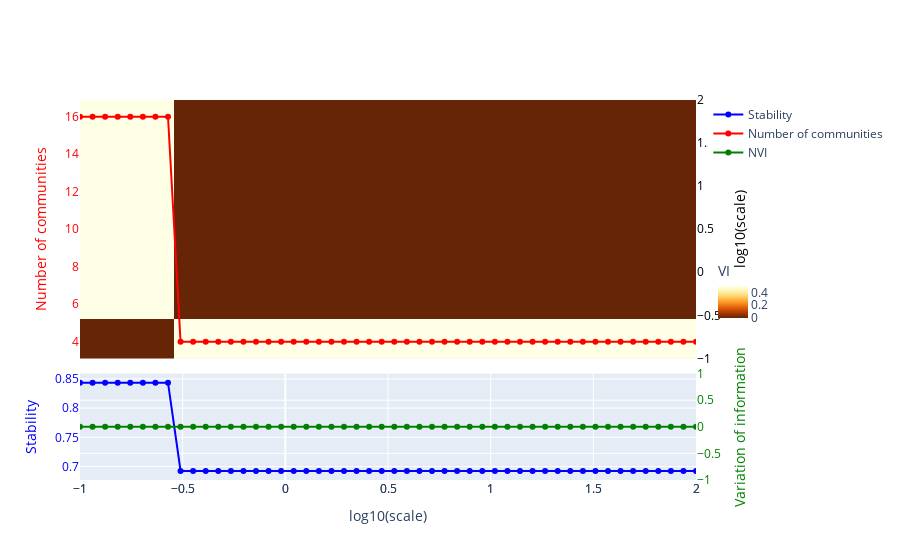

Here is the notebook cell this chart was saved with:
### Code cell
plotting.plot_scan(results_hypergraph_ew, use_plotly=True)

### Figure 1 — Plotly figure (JSON) as saved in the notebook; plotly's stock layout.template omitted (floating-point values rounded to 4 significant figures; data arrays with more than 128 entries replaced by an {"elided": "..."} marker saying what was removed)
{"data": [{"hovertemplate": "<b>scale</b>: %{x:.2f}, <br>%{text}<extra></extra>", "marker": {"color": "blue"}, "mode": "lines+markers", "name": "Stability", "text": ["Number of communities: 16, <br> Stability: 0.844,\n        <br> Normalised Variation Information: 0.0, <br> Index: 0", "Number of communities: 16, <br> Stability: 0.844,\n        <br> Normalised Variation Information: 0.0, <br> Index: 1", "Number of communities: 16, <br> Stability: 0.844,\n        <br> Normalised Variation Information: 0.0, <br> Index: 2", "Number of communities: 16, <br> Stability: 0.844,\n        <br> Normalised Variation Information: 0.0, <br> Index: 3", "Number of communities: 16, <br> Stability: 0.844,\n        <br> Normalised Variation Information: 0.0, <br> Index: 4", "Number of communities: 16, <br> Stability: 0.844,\n        <br> Normalised Variation Information: 0.0, <br> Index: 5", "Number of communities: 16, <br> Stability: 0.844,\n        <br> Normalised Variation Information: 0.0, <br> Index: 6", "Number of communities: 16, <br> Stability: 0.844,\n        <br> Normalised Variation Information: 0.0, <br> Index: 7", "Number of communities: 4, <br> Stability: 0.692,\n        <br> Normalised Variation Information: 0.0, <br> Index: 8", "Number of communities: 4, <br> Stability: 0.692,\n        <br> Normalised Variation Information: 0.0, <br> Index: 9", "Number of communities: 4, <br> Stability: 0.692,\n        <br> Normalised Variation Information: 0.0, <br> Index: 10", "Number of communities: 4, <br> Stability: 0.692,\n        <br> Normalised Variation Information: 0.0, <br> Index: 11", "Number of communities: 4, <br> Stability: 0.692,\n        <br> Normalised Variation Information: 0.0, <br> Index: 12", "Number of communities: 4, <br> Stability: 0.692,\n        <br> Normalised Variation Information: 0.0, <br> Index: 13", "Number of communities: 4, <br> Stability: 0.692,\n        <br> Normalised Variation Information: 0.0, <br> Index: 14", "Number of communities: 4, <br> Stability: 0.692,\n        <br> Normalised Variation Information: 0.0, <br> Index: 15", "Number of communities: 4, <br> Stability: 0.692,\n        <br> Normalised Variation Information: 0.0, <br> Index: 16", "Number of communities: 4, <br> Stability: 0.692,\n        <br> Normalised Variation Information: 0.0, <br> Index: 17", "Number of communities: 4, <br> Stability: 0.692,\n        <br> Normalised Variation Information: 0.0, <br> Index: 18", "Number of communities: 4, <br> Stability: 0.692,\n        <br> Normalised Variation Information: 0.0, <br> Index: 19", "Number of communities: 4, <br> Stability: 0.692,\n        <br> Normalised Variation Information: 0.0, <br> Index: 20", "Number of communities: 4, <br> Stability: 0.692,\n        <br> Normalised Variation Information: 0.0, <br> Index: 21", "Number of communities: 4, <br> Stability: 0.692,\n        <br> Normalised Variation Information: 0.0, <br> Index: 22", "Number of communities: 4, <br> Stability: 0.692,\n        <br> Normalised Variation Information: 0.0, <br> Index: 23", "Number of communities: 4, <br> Stability: 0.692,\n        <br> Normalised Variation Information: 0.0, <br> Index: 24", "Number of communities: 4, <br> Stability: 0.692,\n        <br> Normalised Variation Information: 0.0, <br> Index: 25", "Number of communities: 4, <br> Stability: 0.692,\n        <br> Normalised Variation Information: 0.0, <br> Index: 26", "Number of communities: 4, <br> Stability: 0.692,\n        <br> Normalised Variation Information: 0.0, <br> Index: 27", "Number of communities: 4, <br> Stability: 0.692,\n        <br> Normalised Variation Information: 0.0, <br> Index: 28", "Number of communities: 4, <br> Stability: 0.692,\n        <br> Normalised Variation Information: 0.0, <br> Index: 29", "Number of communities: 4, <br> Stability: 0.692,\n        <br> Normalised Variation Information: 0.0, <br> Index: 30", "Number of communities: 4, <br> Stability: 0.692,\n        <br> Normalised Variation Information: 0.0, <br> Index: 31", "Number of communities: 4, <br> Stability: 0.692,\n        <br> Normalised Variation Information: 0.0, <br> Index: 32", "Number of communities: 4, <br> Stability: 0.692,\n        <br> Normalised Variation Information: 0.0, <br> Index: 33", "Number of communities: 4, <br> Stability: 0.692,\n        <br> Normalised Variation Information: 0.0, <br> Index: 34", "Number of communities: 4, <br> Stability: 0.692,\n        <br> Normalised Variation Information: 0.0, <br> Index: 35", "Number of communities: 4, <br> Stability: 0.692,\n        <br> Normalised Variation Information: 0.0, <br> Index: 36", "Number of communities: 4, <br> Stability: 0.692,\n        <br> Normalised Variation Information: 0.0, <br> Index: 37", "Number of communities: 4, <br> Stability: 0.692,\n        <br> Normalised Variation Information: 0.0, <br> Index: 38", "Number of communities: 4, <br> Stability: 0.692,\n        <br> Normalised Variation Information: 0.0, <br> Index: 39", "Number of communities: 4, <br> Stability: 0.692,\n        <br> Normalised Variation Information: 0.0, <br> Index: 40", "Number of communities: 4, <br> Stability: 0.692,\n        <br> Normalised Variation Information: 0.0, <br> Index: 41", "Number of communities: 4, <br> Stability: 0.692,\n        <br> Normalised Variation Information: 0.0, <br> Index: 42", "Number of communities: 4, <br> Stability: 0.692,\n        <br> Normalised Variation Information: 0.0, <br> Index: 43", "Number of communities: 4, <br> Stability: 0.692,\n        <br> Normalised Variation Information: 0.0, <br> Index: 44", "Number of communities: 4, <br> Stability: 0.692,\n        <br> Normalised Variation Information: 0.0, <br> Index: 45", "Number of communities: 4, <br> Stability: 0.692,\n        <br> Normalised Variation Information: 0.0, <br> Index: 46", "Number of communities: 4, <br> Stability: 0.692,\n        <br> Normalised Variation Information: 0.0, <br> Index: 47", "Number of communities: 4, <br> Stability: 0.692,\n        <br> Normalised Variation Information: 0.0, <br> Index: 48", "Number of communities: 4, <br> Stability: 0.692,\n        <br> Normalised Variation Information: 0.0, <br> Index: 49"], "type": "scatter", "x": [-1, -0.9388, -0.8776, -0.8163, -0.7551, -0.6939, -0.6327, -0.5714, -0.5102, -0.449, -0.3878, -0.3265, -0.2653, -0.2041, -0.1429, -0.08163, -0.02041, 0.04082, 0.102, 0.1633, 0.2245, 0.2857, 0.3469, 0.4082, 0.4694, 0.5306, 0.5918, 0.6531, 0.7143, 0.7755, 0.8367, 0.898, 0.9592, 1.02, 1.082, 1.143, 1.204, 1.265, 1.327, 1.388, 1.449, 1.51, 1.571, 1.633, 1.694, 1.755, 1.816, 1.878, 1.939, 2], "y": [0.8435, 0.8435, 0.8435, 0.8435, 0.8435, 0.8435, 0.8435, 0.8435, 0.6925, 0.6925, 0.6925, 0.6925, 0.6925, 0.6925, 0.6925, 0.6925, 0.6925, 0.6925, 0.6925, 0.6925, 0.6925, 0.6925, 0.6925, 0.6925, 0.6925, 0.6925, 0.6925, 0.6925, 0.6925, 0.6925, 0.6925, 0.6925, 0.6925, 0.6925, 0.6925, 0.6925, 0.6925, 0.6925, 0.6925, 0.6925, 0.6925, 0.6925, 0.6925, 0.6925, 0.6925, 0.6925, 0.6925, 0.6925, 0.6925, 0.6925]}, {"hovertemplate": "<b>scale</b>: %{x:.2f}, <br>%{text}<extra></extra>", "marker": {"color": "red"}, "mode": "lines+markers", "name": "Number of communities", "text": ["Number of communities: 16, <br> Stability: 0.844,\n        <br> Normalised Variation Information: 0.0, <br> Index: 0", "Number of communities: 16, <br> Stability: 0.844,\n        <br> Normalised Variation Information: 0.0, <br> Index: 1", "Number of communities: 16, <br> Stability: 0.844,\n        <br> Normalised Variation Information: 0.0, <br> Index: 2", "Number of communities: 16, <br> Stability: 0.844,\n        <br> Normalised Variation Information: 0.0, <br> Index: 3", "Number of communities: 16, <br> Stability: 0.844,\n        <br> Normalised Variation Information: 0.0, <br> Index: 4", "Number of communities: 16, <br> Stability: 0.844,\n        <br> Normalised Variation Information: 0.0, <br> Index: 5", "Number of communities: 16, <br> Stability: 0.844,\n        <br> Normalised Variation Information: 0.0, <br> Index: 6", "Number of communities: 16, <br> Stability: 0.844,\n        <br> Normalised Variation Information: 0.0, <br> Index: 7", "Number of communities: 4, <br> Stability: 0.692,\n        <br> Normalised Variation Information: 0.0, <br> Index: 8", "Number of communities: 4, <br> Stability: 0.692,\n        <br> Normalised Variation Information: 0.0, <br> Index: 9", "Number of communities: 4, <br> Stability: 0.692,\n        <br> Normalised Variation Information: 0.0, <br> Index: 10", "Number of communities: 4, <br> Stability: 0.692,\n        <br> Normalised Variation Information: 0.0, <br> Index: 11", "Number of communities: 4, <br> Stability: 0.692,\n        <br> Normalised Variation Information: 0.0, <br> Index: 12", "Number of communities: 4, <br> Stability: 0.692,\n        <br> Normalised Variation Information: 0.0, <br> Index: 13", "Number of communities: 4, <br> Stability: 0.692,\n        <br> Normalised Variation Information: 0.0, <br> Index: 14", "Number of communities: 4, <br> Stability: 0.692,\n        <br> Normalised Variation Information: 0.0, <br> Index: 15", "Number of communities: 4, <br> Stability: 0.692,\n        <br> Normalised Variation Information: 0.0, <br> Index: 16", "Number of communities: 4, <br> Stability: 0.692,\n        <br> Normalised Variation Information: 0.0, <br> Index: 17", "Number of communities: 4, <br> Stability: 0.692,\n        <br> Normalised Variation Information: 0.0, <br> Index: 18", "Number of communities: 4, <br> Stability: 0.692,\n        <br> Normalised Variation Information: 0.0, <br> Index: 19", "Number of communities: 4, <br> Stability: 0.692,\n        <br> Normalised Variation Information: 0.0, <br> Index: 20", "Number of communities: 4, <br> Stability: 0.692,\n        <br> Normalised Variation Information: 0.0, <br> Index: 21", "Number of communities: 4, <br> Stability: 0.692,\n        <br> Normalised Variation Information: 0.0, <br> Index: 22", "Number of communities: 4, <br> Stability: 0.692,\n        <br> Normalised Variation Information: 0.0, <br> Index: 23", "Number of communities: 4, <br> Stability: 0.692,\n        <br> Normalised Variation Information: 0.0, <br> Index: 24", "Number of communities: 4, <br> Stability: 0.692,\n        <br> Normalised Variation Information: 0.0, <br> Index: 25", "Number of communities: 4, <br> Stability: 0.692,\n        <br> Normalised Variation Information: 0.0, <br> Index: 26", "Number of communities: 4, <br> Stability: 0.692,\n        <br> Normalised Variation Information: 0.0, <br> Index: 27", "Number of communities: 4, <br> Stability: 0.692,\n        <br> Normalised Variation Information: 0.0, <br> Index: 28", "Number of communities: 4, <br> Stability: 0.692,\n        <br> Normalised Variation Information: 0.0, <br> Index: 29", "Number of communities: 4, <br> Stability: 0.692,\n        <br> Normalised Variation Information: 0.0, <br> Index: 30", "Number of communities: 4, <br> Stability: 0.692,\n        <br> Normalised Variation Information: 0.0, <br> Index: 31", "Number of communities: 4, <br> Stability: 0.692,\n        <br> Normalised Variation Information: 0.0, <br> Index: 32", "Number of communities: 4, <br> Stability: 0.692,\n        <br> Normalised Variation Information: 0.0, <br> Index: 33", "Number of communities: 4, <br> Stability: 0.692,\n        <br> Normalised Variation Information: 0.0, <br> Index: 34", "Number of communities: 4, <br> Stability: 0.692,\n        <br> Normalised Variation Information: 0.0, <br> Index: 35", "Number of communities: 4, <br> Stability: 0.692,\n        <br> Normalised Variation Information: 0.0, <br> Index: 36", "Number of communities: 4, <br> Stability: 0.692,\n        <br> Normalised Variation Information: 0.0, <br> Index: 37", "Number of communities: 4, <br> Stability: 0.692,\n        <br> Normalised Variation Information: 0.0, <br> Index: 38", "Number of communities: 4, <br> Stability: 0.692,\n        <br> Normalised Variation Information: 0.0, <br> Index: 39", "Number of communities: 4, <br> Stability: 0.692,\n        <br> Normalised Variation Information: 0.0, <br> Index: 40", "Number of communities: 4, <br> Stability: 0.692,\n        <br> Normalised Variation Information: 0.0, <br> Index: 41", "Number of communities: 4, <br> Stability: 0.692,\n        <br> Normalised Variation Information: 0.0, <br> Index: 42", "Number of communities: 4, <br> Stability: 0.692,\n        <br> Normalised Variation Information: 0.0, <br> Index: 43", "Number of communities: 4, <br> Stability: 0.692,\n        <br> Normalised Variation Information: 0.0, <br> Index: 44", "Number of communities: 4, <br> Stability: 0.692,\n        <br> Normalised Variation Information: 0.0, <br> Index: 45", "Number of communities: 4, <br> Stability: 0.692,\n        <br> Normalised Variation Information: 0.0, <br> Index: 46", "Number of communities: 4, <br> Stability: 0.692,\n        <br> Normalised Variation Information: 0.0, <br> Index: 47", "Number of communities: 4, <br> Stability: 0.692,\n        <br> Normalised Variation Information: 0.0, <br> Index: 48", "Number of communities: 4, <br> Stability: 0.692,\n        <br> Normalised Variation Information: 0.0, <br> Index: 49"], "type": "scatter", "x": [-1, -0.9388, -0.8776, -0.8163, -0.7551, -0.6939, -0.6327, -0.5714, -0.5102, -0.449, -0.3878, -0.3265, -0.2653, -0.2041, -0.1429, -0.08163, -0.02041, 0.04082, 0.102, 0.1633, 0.2245, 0.2857, 0.3469, 0.4082, 0.4694, 0.5306, 0.5918, 0.6531, 0.7143, 0.7755, 0.8367, 0.898, 0.9592, 1.02, 1.082, 1.143, 1.204, 1.265, 1.327, 1.388, 1.449, 1.51, 1.571, 1.633, 1.694, 1.755, 1.816, 1.878, 1.939, 2], "xaxis": "x2", "y": [16, 16, 16, 16, 16, 16, 16, 16, 4, 4, 4, 4, 4, 4, 4, 4, 4, 4, 4, 4, 4, 4, 4, 4, 4, 4, 4, 4, 4, 4, 4, 4, 4, 4, 4, 4, 4, 4, 4, 4, 4, 4, 4, 4, 4, 4, 4, 4, 4, 4], "yaxis": "y4"}, {"hovertemplate": "<b>scale</b>: %{x:.2f}, <br>%{text}<extra></extra>", "marker": {"color": "green"}, "mode": "lines+markers", "name": "NVI", "opacity": 1, "text": ["Number of communities: 16, <br> Stability: 0.844,\n        <br> Normalised Variation Information: 0.0, <br> Index: 0", "Number of communities: 16, <br> Stability: 0.844,\n        <br> Normalised Variation Information: 0.0, <br> Index: 1", "Number of communities: 16, <br> Stability: 0.844,\n        <br> Normalised Variation Information: 0.0, <br> Index: 2", "Number of communities: 16, <br> Stability: 0.844,\n        <br> Normalised Variation Information: 0.0, <br> Index: 3", "Number of communities: 16, <br> Stability: 0.844,\n        <br> Normalised Variation Information: 0.0, <br> Index: 4", "Number of communities: 16, <br> Stability: 0.844,\n        <br> Normalised Variation Information: 0.0, <br> Index: 5", "Number of communities: 16, <br> Stability: 0.844,\n        <br> Normalised Variation Information: 0.0, <br> Index: 6", "Number of communities: 16, <br> Stability: 0.844,\n        <br> Normalised Variation Information: 0.0, <br> Index: 7", "Number of communities: 4, <br> Stability: 0.692,\n        <br> Normalised Variation Information: 0.0, <br> Index: 8", "Number of communities: 4, <br> Stability: 0.692,\n        <br> Normalised Variation Information: 0.0, <br> Index: 9", "Number of communities: 4, <br> Stability: 0.692,\n        <br> Normalised Variation Information: 0.0, <br> Index: 10", "Number of communities: 4, <br> Stability: 0.692,\n        <br> Normalised Variation Information: 0.0, <br> Index: 11", "Number of communities: 4, <br> Stability: 0.692,\n        <br> Normalised Variation Information: 0.0, <br> Index: 12", "Number of communities: 4, <br> Stability: 0.692,\n        <br> Normalised Variation Information: 0.0, <br> Index: 13", "Number of communities: 4, <br> Stability: 0.692,\n        <br> Normalised Variation Information: 0.0, <br> Index: 14", "Number of communities: 4, <br> Stability: 0.692,\n        <br> Normalised Variation Information: 0.0, <br> Index: 15", "Number of communities: 4, <br> Stability: 0.692,\n        <br> Normalised Variation Information: 0.0, <br> Index: 16", "Number of communities: 4, <br> Stability: 0.692,\n        <br> Normalised Variation Information: 0.0, <br> Index: 17", "Number of communities: 4, <br> Stability: 0.692,\n        <br> Normalised Variation Information: 0.0, <br> Index: 18", "Number of communities: 4, <br> Stability: 0.692,\n        <br> Normalised Variation Information: 0.0, <br> Index: 19", "Number of communities: 4, <br> Stability: 0.692,\n        <br> Normalised Variation Information: 0.0, <br> Index: 20", "Number of communities: 4, <br> Stability: 0.692,\n        <br> Normalised Variation Information: 0.0, <br> Index: 21", "Number of communities: 4, <br> Stability: 0.692,\n        <br> Normalised Variation Information: 0.0, <br> Index: 22", "Number of communities: 4, <br> Stability: 0.692,\n        <br> Normalised Variation Information: 0.0, <br> Index: 23", "Number of communities: 4, <br> Stability: 0.692,\n        <br> Normalised Variation Information: 0.0, <br> Index: 24", "Number of communities: 4, <br> Stability: 0.692,\n        <br> Normalised Variation Information: 0.0, <br> Index: 25", "Number of communities: 4, <br> Stability: 0.692,\n        <br> Normalised Variation Information: 0.0, <br> Index: 26", "Number of communities: 4, <br> Stability: 0.692,\n        <br> Normalised Variation Information: 0.0, <br> Index: 27", "Number of communities: 4, <br> Stability: 0.692,\n        <br> Normalised Variation Information: 0.0, <br> Index: 28", "Number of communities: 4, <br> Stability: 0.692,\n        <br> Normalised Variation Information: 0.0, <br> Index: 29", "Number of communities: 4, <br> Stability: 0.692,\n        <br> Normalised Variation Information: 0.0, <br> Index: 30", "Number of communities: 4, <br> Stability: 0.692,\n        <br> Normalised Variation Information: 0.0, <br> Index: 31", "Number of communities: 4, <br> Stability: 0.692,\n        <br> Normalised Variation Information: 0.0, <br> Index: 32", "Number of communities: 4, <br> Stability: 0.692,\n        <br> Normalised Variation Information: 0.0, <br> Index: 33", "Number of communities: 4, <br> Stability: 0.692,\n        <br> Normalised Variation Information: 0.0, <br> Index: 34", "Number of communities: 4, <br> Stability: 0.692,\n        <br> Normalised Variation Information: 0.0, <br> Index: 35", "Number of communities: 4, <br> Stability: 0.692,\n        <br> Normalised Variation Information: 0.0, <br> Index: 36", "Number of communities: 4, <br> Stability: 0.692,\n        <br> Normalised Variation Information: 0.0, <br> Index: 37", "Number of communities: 4, <br> Stability: 0.692,\n        <br> Normalised Variation Information: 0.0, <br> Index: 38", "Number of communities: 4, <br> Stability: 0.692,\n        <br> Normalised Variation Information: 0.0, <br> Index: 39", "Number of communities: 4, <br> Stability: 0.692,\n        <br> Normalised Variation Information: 0.0, <br> Index: 40", "Number of communities: 4, <br> Stability: 0.692,\n        <br> Normalised Variation Information: 0.0, <br> Index: 41", "Number of communities: 4, <br> Stability: 0.692,\n        <br> Normalised Variation Information: 0.0, <br> Index: 42", "Number of communities: 4, <br> Stability: 0.692,\n        <br> Normalised Variation Information: 0.0, <br> Index: 43", "Number of communities: 4, <br> Stability: 0.692,\n        <br> Normalised Variation Information: 0.0, <br> Index: 44", "Number of communities: 4, <br> Stability: 0.692,\n        <br> Normalised Variation Information: 0.0, <br> Index: 45", "Number of communities: 4, <br> Stability: 0.692,\n        <br> Normalised Variation Information: 0.0, <br> Index: 46", "Number of communities: 4, <br> Stability: 0.692,\n        <br> Normalised Variation Information: 0.0, <br> Index: 47", "Number of communities: 4, <br> Stability: 0.692,\n        <br> Normalised Variation Information: 0.0, <br> Index: 48", "Number of communities: 4, <br> Stability: 0.692,\n        <br> Normalised Variation Information: 0.0, <br> Index: 49"], "type": "scatter", "x": [-1, -0.9388, -0.8776, -0.8163, -0.7551, -0.6939, -0.6327, -0.5714, -0.5102, -0.449, -0.3878, -0.3265, -0.2653, -0.2041, -0.1429, -0.08163, -0.02041, 0.04082, 0.102, 0.1633, 0.2245, 0.2857, 0.3469, 0.4082, 0.4694, 0.5306, 0.5918, 0.6531, 0.7143, 0.7755, 0.8367, 0.898, 0.9592, 1.02, 1.082, 1.143, 1.204, 1.265, 1.327, 1.388, 1.449, 1.51, 1.571, 1.633, 1.694, 1.755, 1.816, 1.878, 1.939, 2], "xaxis": "x", "y": [0, 0, 0, 0, 0, 0, 0, 0, 0, 0, 0, 0, 0, 0, 0, 0, 0, 0, 0, 0, 0, 0, 0, 0, 0, 0, 0, 0, 0, 0, 0, 0, 0, 0, 0, 0, 0, 0, 0, 0, 0, 0, 0, 0, 0, 0, 0, 0, 0, 0], "yaxis": "y3"}, {"colorbar": {"len": 0.2, "title": {"text": "VI"}, "y": 0.5, "yanchor": "middle"}, "colorscale": [[0, "rgb(102,37,6)"], [0.125, "rgb(153,52,4)"], [0.25, "rgb(204,76,2)"], [0.375, "rgb(236,112,20)"], [0.5, "rgb(254,153,41)"], [0.625, "rgb(254,196,79)"], [0.75, "rgb(254,227,145)"], [0.875, "rgb(255,247,188)"], [1, "rgb(255,255,229)"]], "hoverinfo": "skip", "showscale": true, "type": "heatmap", "x": [-1, -0.9388, -0.8776, -0.8163, -0.7551, -0.6939, -0.6327, -0.5714, -0.5102, -0.449, -0.3878, -0.3265, -0.2653, -0.2041, -0.1429, -0.08163, -0.02041, 0.04082, 0.102, 0.1633, 0.2245, 0.2857, 0.3469, 0.4082, 0.4694, 0.5306, 0.5918, 0.6531, 0.7143, 0.7755, 0.8367, 0.898, 0.9592, 1.02, 1.082, 1.143, 1.204, 1.265, 1.327, 1.388, 1.449, 1.51, 1.571, 1.633, 1.694, 1.755, 1.816, 1.878, 1.939, 2], "xaxis": "x2", "y": [-1, -0.9388, -0.8776, -0.8163, -0.7551, -0.6939, -0.6327, -0.5714, -0.5102, -0.449, -0.3878, -0.3265, -0.2653, -0.2041, -0.1429, -0.08163, -0.02041, 0.04082, 0.102, 0.1633, 0.2245, 0.2857, 0.3469, 0.4082, 0.4694, 0.5306, 0.5918, 0.6531, 0.7143, 0.7755, 0.8367, 0.898, 0.9592, 1.02, 1.082, 1.143, 1.204, 1.265, 1.327, 1.388, 1.449, 1.51, 1.571, 1.633, 1.694, 1.755, 1.816, 1.878, 1.939, 2], "yaxis": "y2", "z": {"elided": "50x50 float values"}}], "layout": {"xaxis": {"range": [-1, 2], "title": {"text": "log10(scale)"}}, "xaxis2": {"range": [-1, 2]}, "yaxis": {"domain": [0, 0.28], "tickfont": {"color": "blue"}, "title": {"font": {"color": "blue"}, "text": "Stability"}}, "yaxis2": {"domain": [0.32, 1], "range": [-1, 2], "side": "right", "tickfont": {"color": "black"}, "title": {"font": {"color": "black"}, "text": "log10(scale)"}}, "yaxis3": {"overlaying": "y", "showticklabels": true, "side": "right", "tickfont": {"color": "green"}, "title": {"font": {"color": "green"}, "text": "Variation of information"}}, "yaxis4": {"overlaying": "y2", "tickfont": {"color": "red"}, "title": {"font": {"color": "red"}, "text": "Number of communities"}}}}
